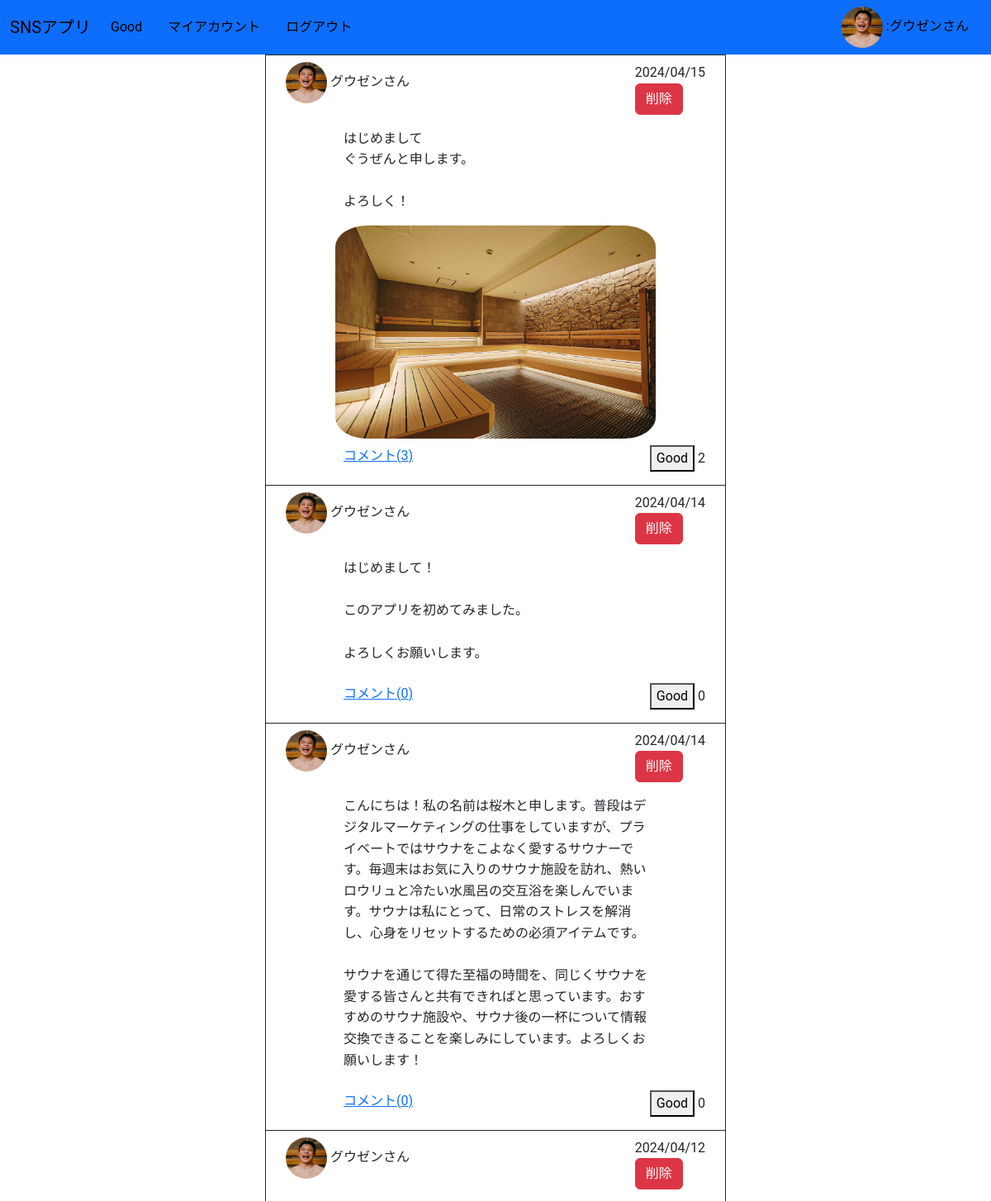
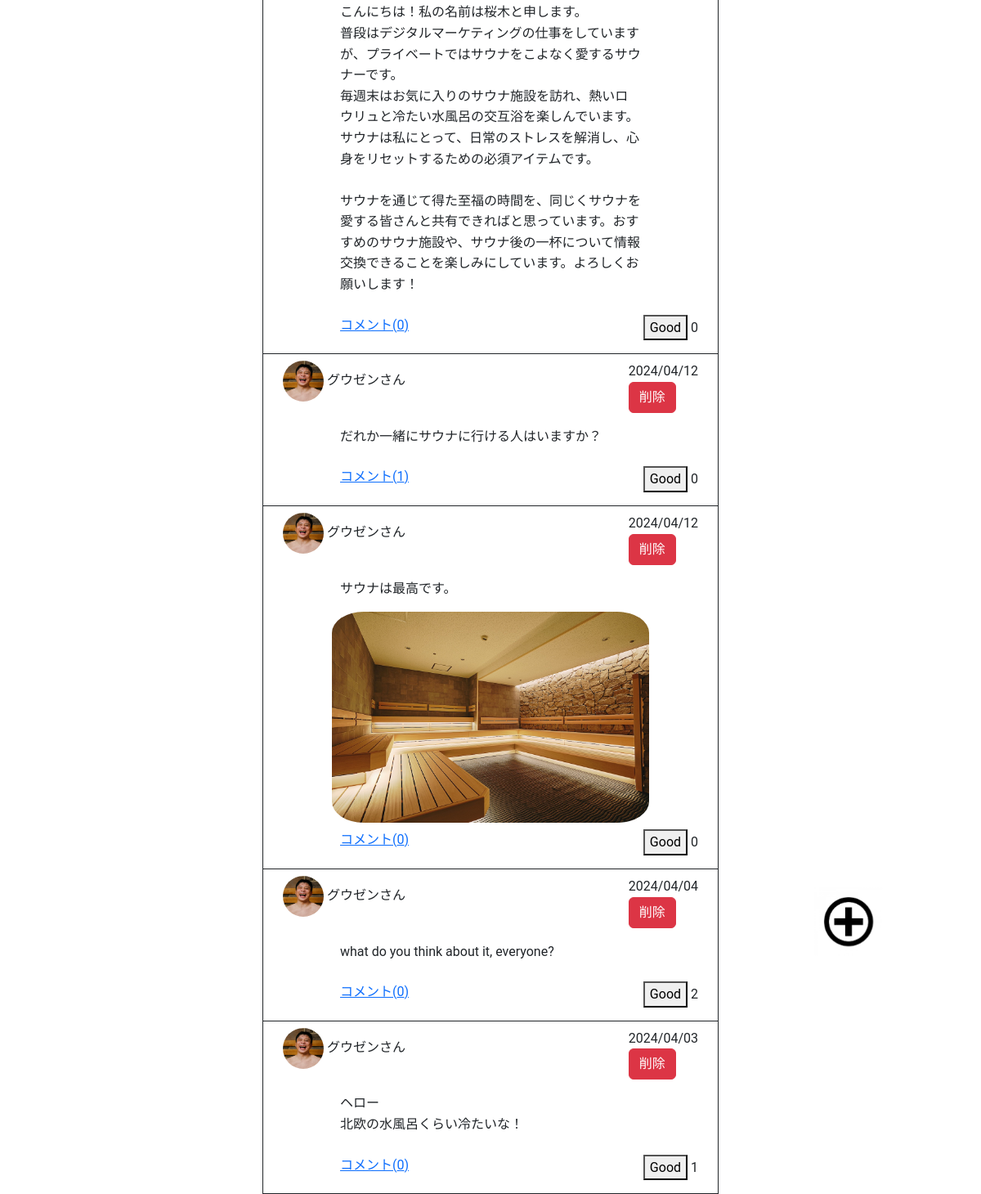
/sns/my_account/ (signed in), run on the app's committed database (2 pictures, top to bottom).
### security/models.py (models this page shows)
class CustomUser(AbstractUser):
    avatar=models.ImageField(upload_to='avatars/',null=True,blank=True)

### sns/models.py (models this page shows, shortened)
class Message(models.Model):
    owner=models.ForeignKey(settings.AUTH_USER_MODEL,on_delete=models.CASCADE,related_name='message_owner')
    content=models.TextField(max_length=1000)
    photo=models.ImageField(upload_to='photo/',null=True,blank=True)
    good_count=models.IntegerField(default=0)
    pub_date=models.DateTimeField(auto_now_add=True)
    class Meta:
        ordering=('-pub_date',)

### sns/views.py (the view)
# urls.py: path('my_account/',views.my_account,name='my_account'),
@login_required(login_url='security/login/')
def my_account(request):
    message=Message.objects.filter(owner=request.user)
    params={
        'message':message,
        'login_user':request.user,
    }
    return render(request,'sns/my_account.html',params)

### sns/templates/sns/my_account.html (shortened to what this page needs)
<!DOCTYPE html>
{% extends 'SNS_project/layout.html' %}
{% load static %}
{% block css %}
<link rel="stylesheet" href="{% static 'sns/index.css' %}">
{% endblock css %}
{% block content %}
<table class="votion">
    {% for m in message %}
    <tr>
        <td class="px-4 py-2">
            <div class="d-flex justify-content-between">
                <div>
                    {% if m.owner.avatar %}
                    <img src="{{ m.owner.avatar.url }}" alt="{{ m.owner.first_name }}"
                        style="width: 50px; height: 50px;" class="rounded-circle">
                    {% else %}
                    <img src="../../../media/avatars/avatar-not-set.png" alt="画像未設定" style="width: 50px; height: 50px;"
                        class="rounded-circle">
                    {% endif %}
                    <span>{{m.owner.first_name}}</span>
                </div>
                <div>
                    <span>{{m.pub_date|date:"Y/m/d"}}</span>
                    <div>
                        <form action="{% url 'sns:post_delete' m.id %}" method="post">
                            <button type="submit" class="btn btn-danger" onclick="return confirmDelete();">削除</button>
                        </form>
                    </div>
                </div>
            </div>
            <p class="pt-3 content_position">
                {{m.content|linebreaksbr}}
            </p>
            <div class="container">
                {% if m.photo %}
                <img src="{{m.photo.url}}" alt="投稿画像エラー" class="photo">
                {% endif %}
            </div>
            <div class="d-flex justify-content-between my-2 left">
                <div><a href="{% url 'sns:comment' m.id %}">コメント({{m.comments.count}})</a></div>
                <div>
                    <span><a href="{% url 'sns:good' m.id %}"><button>Good</button></a></span>
                    <span class="">{{m.good_count}}</span>
                </div>
            </div>
        </td>
    </tr>
    {% endfor %}
</table>
{% endblock content %}

### templates/SNS_project/layout.html (shortened to what this page needs)
<!DOCTYPE html>
<html lang="ja">
{% load static %}
<head>
    <link href="https://cdn.jsdelivr.net/npm/bootstrap@5.3.0/dist/css/bootstrap.min.css" rel="stylesheet"
>
    <link rel="stylesheet" href="{% static 'SNS_project/header.css' %}">
    {% block css %}{% endblock %}
</head>
<body>
    <header class="bg-primary fixed-top">
        <nav class="navbar navbar-expand-lg navbar-dark">
            <div class="container-fluid">
                <a class="navbar-brand" href="{% url 'sns:index' %}">SNSアプリ</a>
                <div class="collapse navbar-collapse" id="navbarNavDropdown">
                    <ul class="navbar-nav">
                        <li class="nav-item">
                            <a class="nav-link" href="{% url 'sns:goods_view' %}">Good</a>
                        </li>
                        <li class="nav-item">
                            <a class="nav-link" href="{% url 'sns:my_account' %}">マイアカウント</a>
                        </li>
                        <li class="nav-item">
                            <a class="nav-link" href="{% url 'security:logout' %}">ログアウト</a>
                        </li>
                    </ul>
                    <div class="ms-auto">
                        <a class="nav-link" href="{% url 'security:profile_edit' %}">
                            {% if login_user.avatar %}
                            <img src="{{ login_user.avatar.url }}" alt="Profile" style="width: 50px; height: 50px;"
                                class="rounded-circle">
                            {% else %}
                            <img src="../../../media/avatars/avatar-not-set.png" alt="Default"
                                style="width: 50px; height: 50px;" class="rounded-circle">
                            {% endif %}
                            :{{ login_user.first_name }}
                        </a>
                    </div>
                </div>
            </div>
        </nav>
    </header>
    <main class="container">
        <div class="content1">{% block content %}{% endblock %}</div>
    </main>
    <footer>
        <a href="{% url 'sns:tweet' %}"><img src="../../media/pictures/plus.png" alt="plus_buttom"
                class="fixed-image"></a>
    </footer>
</body>
</html>

### static/SNS_project/header.css (style rules this page uses)
.container { display: flex; justify-content: center; }
.content1 { margin-top: 66px; width: 50%; }
.fixed-image { position: fixed; right: 10%; bottom: 10%; width: 7%; height: auto; }
body { font-family: 'Roboto',sans-serif; font-size: 16px; line-height: 1.6; }
.nav-link { margin-right: 15px; }
.navbar-brand, .nav-link { color: #000000 !important; }
.navbar { height: 66px; }

### sns/static/sns/index.css (style rules this page uses)
.votion { width: 100%; margin-right: auto; margin-left: auto; }
.votion tr { height: auto; border: 1px solid; }
.photo { width: 80%; height: auto; border-radius: 10%; display: flex; justify-content: center; }
.content_position { padding-left: 70px; padding-right: 70px; }
.left { padding-left: 70px; }

### data on the page
CustomUser: avatar (picture), first_name "グウゼンさん"
Message: owner.avatar (picture), owner.first_name "グウゼンさん", pub_date "2024/04/15", content "はじめまして ぐうぜんと申します。 よろしく！", photo (picture), comments.count "3", good_count "2"
Message: owner.avatar (picture), owner.first_name "グウゼンさん", pub_date "2024/04/14", content "はじめまして！ このアプリを初めてみました。 よろしくお願いします。", comments.count "0", good_count "0"
Message: owner.avatar (picture), owner.first_name "グウゼンさん", pub_date "2024/04/14", content "こんにちは！私の名前は桜木と申します。普段はデジタルマーケティングの仕事をしていますが、プライベートではサウナをこよなく愛するサウナーです。毎週末はお気に入りのサウナ施設を訪れ、熱いロウリュと冷たい水風呂の交互浴を楽しんでいます。サウナは私にとって、日常のストレスを解消し、心身をリセットするための必須アイテムです。 サウナを通じて得た至福の時間を、同じくサウナを愛する皆さんと共有できればと思っています。おすすめのサウナ施設や、サウナ後の一杯について情報交換できることを楽しみにしています。よろしくお願いします！", comments.count "0", good_count "0"
Message: owner.avatar (picture), owner.first_name "グウゼンさん", pub_date "2024/04/12", content "こんにちは！私の名前は桜木と申します。 普段はデジタルマーケティングの仕事をしていますが、プライベートではサウナをこよなく愛するサウナーです。 毎週末はお気に入りのサウナ施設を訪れ、熱いロウリュと冷たい水風呂の交互浴を楽しんでいます。 サウナは私にとって、日常のストレスを解消し、心身をリセットするための必須アイテムです。 サウナを通じて得た至福の時間を、同じくサウナを愛する皆さんと共有できればと思っています。おすすめのサウナ施設や、サウナ後の一杯について情報交換できることを楽しみにしています。よろしくお願いします！", comments.count "0", good_count "0"
Message: owner.avatar (picture), owner.first_name "グウゼンさん", pub_date "2024/04/12", content "だれか一緒にサウナに行ける人はいますか？", comments.count "1", good_count "0"
Message: owner.avatar (picture), owner.first_name "グウゼンさん", pub_date "2024/04/12", content "サウナは最高です。", photo (picture), comments.count "0", good_count "0"
Message: owner.avatar (picture), owner.first_name "グウゼンさん", pub_date "2024/04/04", content "what do you think about it, everyone?", comments.count "0", good_count "2"
Message: owner.avatar (picture), owner.first_name "グウゼンさん", pub_date "2024/04/03", content "ヘロー 北欧の水風呂くらい冷たいな！", comments.count "0", good_count "1"
